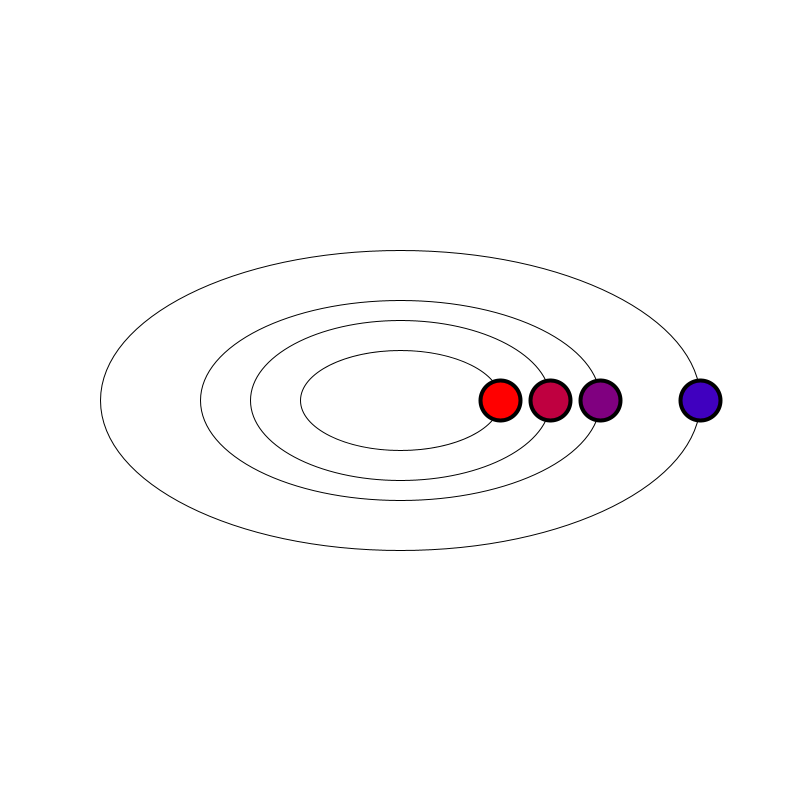
Frame 1 (no input)
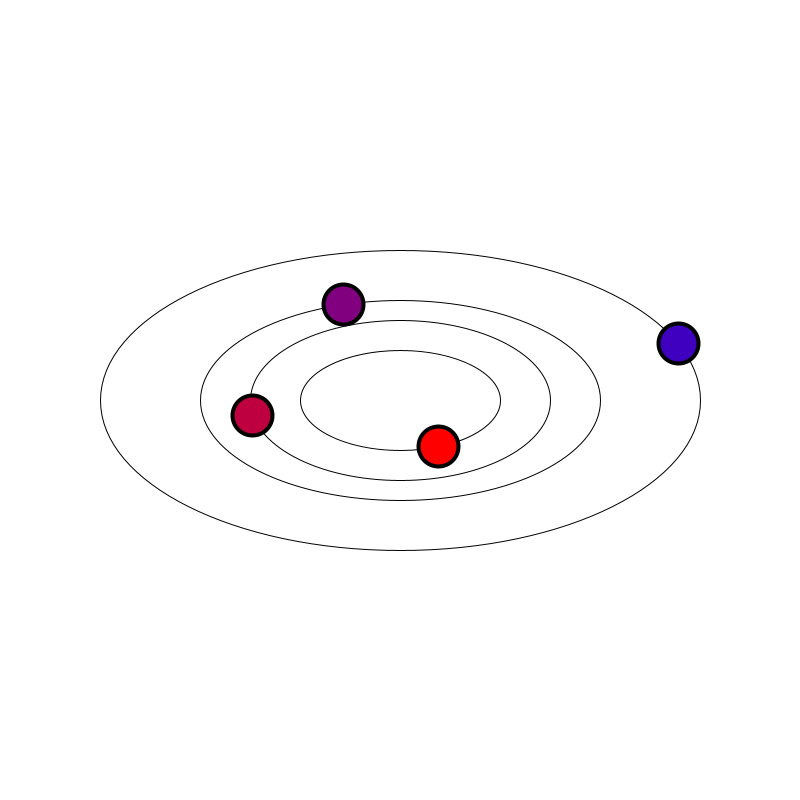
Frame 60 (the mouse pressed at the canvas centre just before this capture)
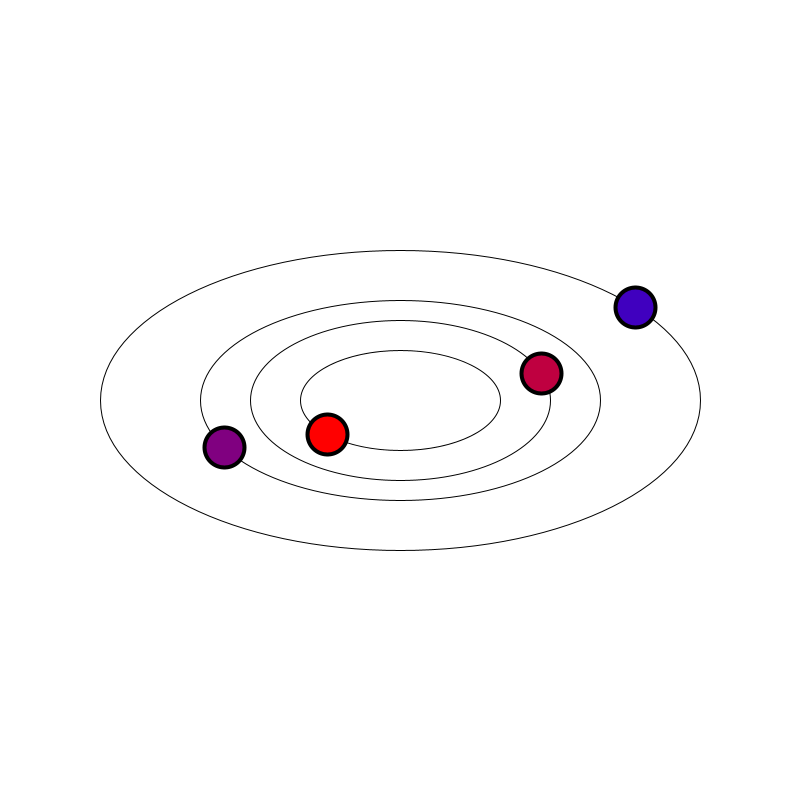
Frame 120 (the mouse held since frame 60 and released just before this capture)

The Processing sketch that drew these frames (run headless with seeded random() and noise(); from frame 60 on, the mouse is pressed at the canvas centre):

// Processing sketch: planetsMotion
// ── planetsMotion.pde

// Number of Planets
int numPlanets = 4;

// Position X & Y of Planets
float[] x;
float[] y;


// Centers of Orbits
float[] cx = {400, 400, 400, 400};
float[] cy = {400, 400, 400, 400};

// Horizontal & Verical Radius of Orbits
float[] rH = {100, 150, 200, 300};
float[] rV = {50, 80, 100, 150};

// Angle
float[] angle = {0, 0, 0, 0};
float[] stepA = {0.02, 0.05, 0.075, 0.1};


void setup(){
  size(800,800); 
  
  // Creates the arrays to store position X & Y for every planet
  x = new float[numPlanets];
  y = new float[numPlanets];
}


void draw(){
  
  background(255);
  
  // For every planet :
  for(int i=0; i<numPlanets; i++){
    
    // Calculates new position of planet (elliptic motion)
    x[i] = cx[i] + cos(angle[i])*rH[i];
    y[i] = cy[i] + sin(angle[i])*rV[i];
    
    // Displays planet's orbit
    noFill(); strokeWeight(1);
    ellipse(cx[i], cy[i], 2*rH[i], 2*rV[i]);
    
    // Displays planet
    fill(lerpColor(color(255, 0, 0), color(0, 0, 255), (float)i/numPlanets)); strokeWeight(4);
    ellipse(x[i], y[i], 40, 40);
    
    // Updates angle
    angle[i] += stepA[i];
  }
  
}
